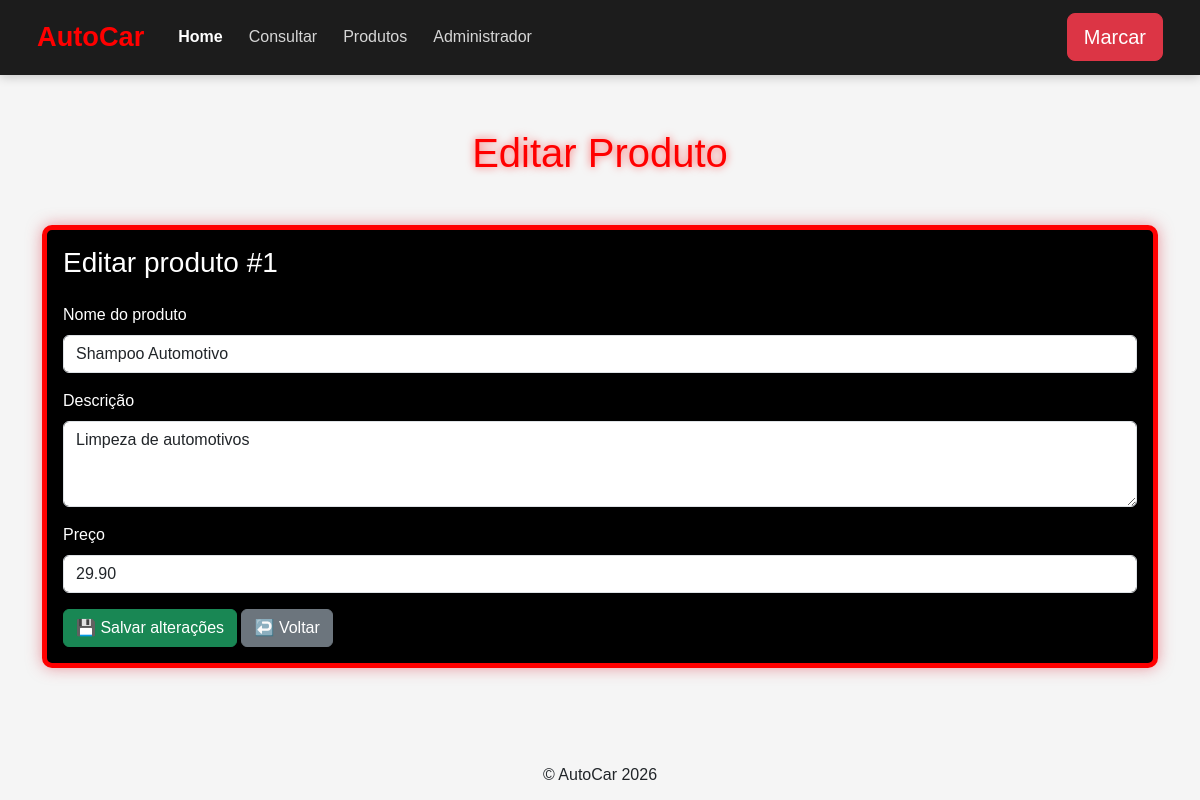
Page /editar_produto.php?id=1 on the committed database.
### tables this page shows
CREATE TABLE `produtos` (
  `id` int(11) NOT NULL,
  `nome` varchar(100) DEFAULT NULL,
  `descricao` text DEFAULT NULL,
  `preco` decimal(10,2) DEFAULT NULL
);

### editar_produto.php (the view, shortened to what this page needs)
<?php
include 'header.php';
include 'conexao.php';
$id = (int) $_GET["id"];
$sql = "SELECT id, nome, descricao, preco
        FROM produtos
        WHERE id = ?";
$stmt = $conn->prepare($sql);
$stmt->bind_param("i", $id);
$stmt->execute();
$resultado = $stmt->get_result();
$produto = $resultado->fetch_assoc();
?>
<div class="container mt-4">
    <h1 class="textoproduto mb-5"
        style="color:red; text-align:center; text-shadow: 0 0 8px rgba(255,0,0,0.6);">
        Editar Produto
    </h1>
    <div class="card">
        <div class="card-body">
            <h3 class="mb-4">
                Editar produto #<?= $produto["id"] ?>
            </h3>
            <form method="POST" action="produtos.php">
                <div class="mb-3">
                    <label class="form-label">
                        Nome do produto
                    </label>
                    <input
                        type="text"
                        name="nome"
                        class="form-control"
                        value="<?= htmlspecialchars($produto["nome"]) ?>"
                        required
                    >
                </div>
                <div class="mb-3">
                    <label class="form-label">
                        Descrição
                    </label>
                    <textarea
                        name="descricao"
                        class="form-control"
                        rows="3"
                        required
                    ><?= htmlspecialchars($produto["descricao"]) ?></textarea>
                </div>
                <div class="mb-3">
                    <label class="form-label">
                        Preço
                    </label>
                    <input
                        type="number"
                        name="preco"
                        class="form-control"
                        step="0.01"
                        min="0"
                        value="<?= $produto["preco"] ?>"
                        required
                    >
                </div>
                <button
                    type="submit"
                    class="btn btn-success"
                >
                    💾 Salvar alterações
                </button>
                <a
                    href="produtos.php"
                    class="btn btn-secondary"
                >
                    ↩️ Voltar
                </a>
            </form>
        </div>
    </div>
</div>
<?php include 'footer.php'; ?>

### style.css (style rules this page uses)
body { background-color: #f5f5f5; font-family: Arial, Helvetica, sans-serif; }
.card { background-color: #000; color: white; border: 5px solid red; border-radius: 10px; box-shadow: 0 0 15px rgba(220, 53, 69, 0.5); }

### rows in the picture
produtos: id "1", nome "Shampoo Automotivo", descricao "Limpeza de automotivos", preco "29.90"
